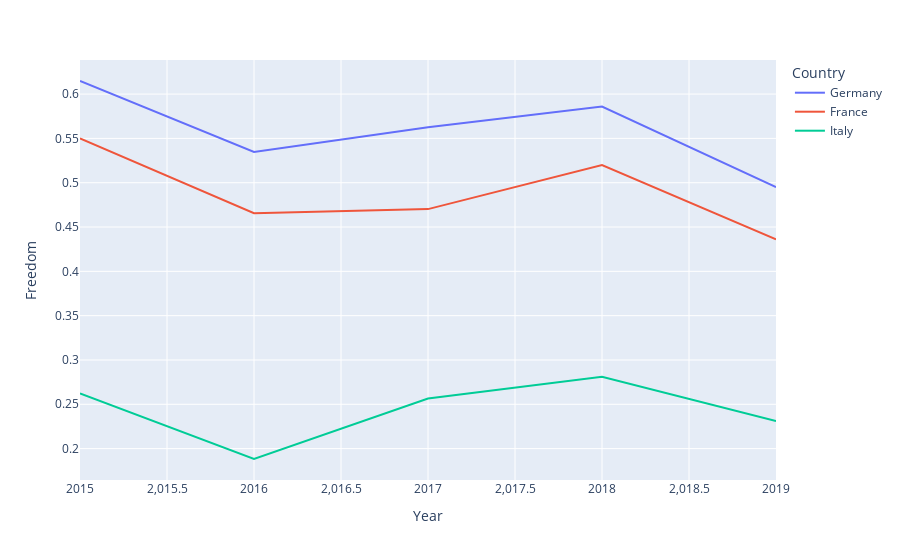

This figure's notebook cell:
### Code cell
df2 = df.loc[df['Country'].isin(['Italy', 'France', 'Germany']), ['Country','Freedom', 'Year']]

fig = px.line(df2, x='Year', y='Freedom', color='Country')
fig.show()

### Figure 1 — Plotly figure (JSON) as saved in the notebook; plotly's stock layout.template omitted (floating-point values rounded to 4 significant figures)
{"data": [{"hovertemplate": "Country=Germany<br>Year=%{x}<br>Freedom=%{y}<extra></extra>", "legendgroup": "Germany", "line": {"color": "#636efa", "dash": "solid"}, "marker": {"symbol": "circle"}, "mode": "lines", "name": "Germany", "orientation": "v", "showlegend": true, "type": "scatter", "x": [2015, 2016, 2017, 2018, 2019], "xaxis": "x", "y": [0.6148, 0.5347, 0.5625, 0.586, 0.495], "yaxis": "y"}, {"hovertemplate": "Country=France<br>Year=%{x}<br>Freedom=%{y}<extra></extra>", "legendgroup": "France", "line": {"color": "#EF553B", "dash": "solid"}, "marker": {"symbol": "circle"}, "mode": "lines", "name": "France", "orientation": "v", "showlegend": true, "type": "scatter", "x": [2015, 2016, 2017, 2018, 2019], "xaxis": "x", "y": [0.5501, 0.4656, 0.4702, 0.52, 0.436], "yaxis": "y"}, {"hovertemplate": "Country=Italy<br>Year=%{x}<br>Freedom=%{y}<extra></extra>", "legendgroup": "Italy", "line": {"color": "#00cc96", "dash": "solid"}, "marker": {"symbol": "circle"}, "mode": "lines", "name": "Italy", "orientation": "v", "showlegend": true, "type": "scatter", "x": [2015, 2016, 2017, 2018, 2019], "xaxis": "x", "y": [0.2624, 0.1883, 0.2565, 0.281, 0.231], "yaxis": "y"}], "layout": {"legend": {"title": {"text": "Country"}, "tracegroupgap": 0}, "margin": {"t": 60}, "xaxis": {"anchor": "y", "domain": [0, 1], "title": {"text": "Year"}}, "yaxis": {"anchor": "x", "domain": [0, 1], "title": {"text": "Freedom"}}}}
